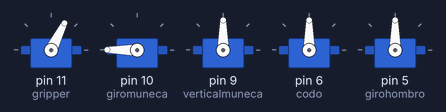
Simulated run of this sketch. Board: Arduino Uno, built with avr-gcc and run on an emulated ATmega328P. On the bench: 5 × servo.

Above: at 0.15 s.
At 4.03 s:
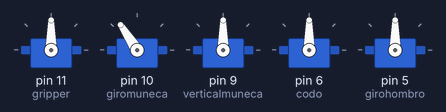
At 7.68 s:
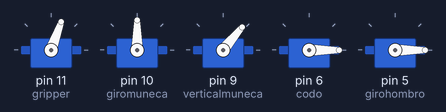
At 15.0 s:
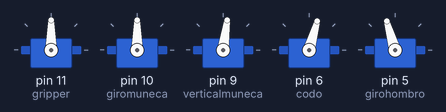
At 25.8 s:
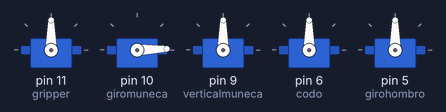
At 36.4 s:
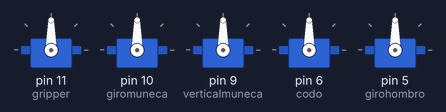
Timing chart, 0 to 37.9 s (numbered marks = the images above):
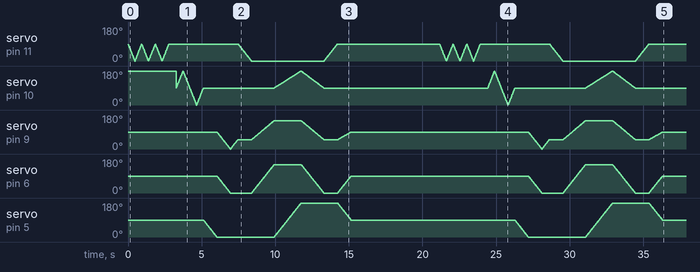

The sketch:

SecuenciaBrazo.ino
```cpp
#include<Servo.h>
Servo gripper;
Servo giromuneca;
Servo verticalmuneca;
Servo codo;
Servo girohombro;
int pos = 90;
int a = 90;
void setup()
{
  gripper.attach(11);
  gripper.write(90);
  giromuneca.attach(10);
  giromuneca.write(180);
  verticalmuneca.attach(9);
  verticalmuneca.write(90);
  codo.attach(6);
  codo.write(90);
  girohombro.attach(5);
  girohombro.write(90);

}
void loop(){

        for(pos = 90; pos >=0; pos--){
           gripper.write(pos);
           delay(5);
        }
        for(pos = 0; pos <= 90; pos++){
           gripper.write(pos);
           delay(5);
        }
        for(pos = 90; pos >=0; pos--){
           gripper.write(pos);
           delay(5);
        }
        for(pos = 0; pos <= 90; pos++){
           gripper.write(pos);
           delay(5);
        }
        for(pos = 90; pos >= 0; pos--){
           gripper.write(pos);
           delay(5);
        }
        for(pos = 0; pos <= 90; pos++){
           gripper.write(pos);
           delay(5);
        }
//**************************************************************endGripper
        delay(500);
        //ahora corregimos el siguiente movimiento
        for(pos = 90; pos <= 180; pos++){
           giromuneca.write(pos);
           delay(5);
        }
        for(pos= 180; pos >=0; pos--){
           giromuneca.write(pos);
           delay(5);
        }
        for(pos= 0; pos <=90; pos++){
           giromuneca.write(pos);
           delay(5);
        }
//**************************************************************endMuñeca
        for(pos= 90; pos >=0 ; pos--){
           girohombro.write(pos);
           delay(10);
        }
//**************************************************************endHombro
        for(pos=90; pos >=0; pos--){
           codo.write(pos);
           verticalmuneca.write(pos);
           delay(10);
        }
        for(pos= 0; pos<= 50; pos++){
           verticalmuneca.write(pos);
           delay(10);
        }
        for(pos= 90; pos>=0; pos--){
           gripper.write(pos);
           delay(10);
        }
         for(pos= 0; pos <=150; pos++){
           codo.write(pos);
           verticalmuneca.write(50+(2*pos)/3);
           delay(10);
        }
        for(pos= 0; pos<=180; pos++){
           girohombro.write(pos);
           giromuneca.write(90+pos/2);
           delay(10);
        }
        for(pos=150; pos>=0; pos--){
         codo.write(pos);
         verticalmuneca.write(50+(2*pos/3));
         giromuneca.write(90+3*pos/5);
         delay(10);
         }
        for(pos= 0; pos<=90; pos++){
         gripper.write(pos);
         delay(10);
        }
        for(pos= 0; pos<=90; pos++){
         codo.write(pos);
         verticalmuneca.write(50+4*pos/9);
         girohombro.write(180-pos);
         delay(10);
        }

        delay(6000);

}
```
